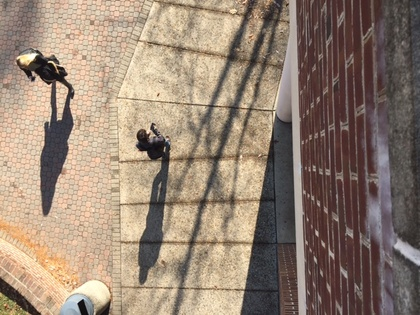
%> input picture 1.JPG, 420 x 315 px, shrunk from 640 x 480 before the run
$ octave backgroundsubtraction.m   (GNU Octave 9; MATLAB toolbox functions it lacks are replaced by stand-ins)
%> lines starting %> are read from the running program, lines starting %| are printed output that depends on the picture; in (x1, y1, x2, y2) boxes, pixels count from 0 and x2, y2 are one past the last pixel; in counts of white or black regions, pixels touching at a corner belong together; the program's own positions count from 1
### backsub.m
function [ output_args ] = backsub( iarray,t )
%performs background subtraction,erosion,bwlabel
[sizeb,sizea] = size(iarray);
curr = iarray{1};
for s=2:sizea
    diff = abs(curr-iarray{s});
    result = thres(diff,t);
end


imshow(iarray{end});
figure

se = offsetstrel('ball',5,5);
erodedI = imerode(result,se);
%h = fspecial('average',11);
erodedI = medfilt2(imerode(erodedI,se));
[c,num_heads] = bwlabel(erodedI);
imshow(c);
num_heads


end

### thres.m
function [ sub ] = thres( sub,t )
[r,c] = size(sub);
for row=1:r
    for col=1:c
        if abs(sub(row,col)) >t
            sub(row,col) = 255;
        else
            sub(row,col) = 0;
        end
    end
end


end

### backgroundsubtraction.m
%Performs background subtraction,erosion, median filter, labels connected
%components

%Outside kirkbride
one = rgb2gray(imread('1.JPG'));
%> one: size 315x420 uint8; min 5, max 254, mean 134.7
two = rgb2gray(imread('2.JPG'));
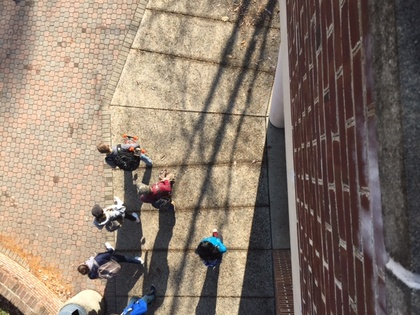
%> input picture 2.JPG, 420 x 315 px, shrunk from 640 x 480 before the run
%> two: size 315x420 uint8; min 8, max 255, mean 125.1
three = rgb2gray(imread('3.JPG'));
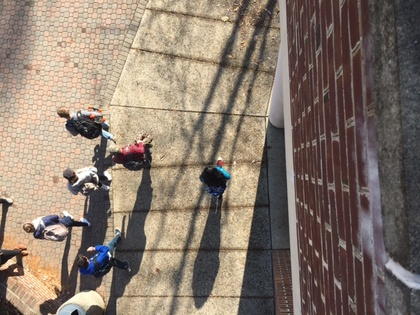
%> input picture 3.JPG, 420 x 315 px, shrunk from 640 x 480 before the run
%> three: size 315x420 uint8; min 8, max 255, mean 124.3
four = rgb2gray(imread('4.JPG'));
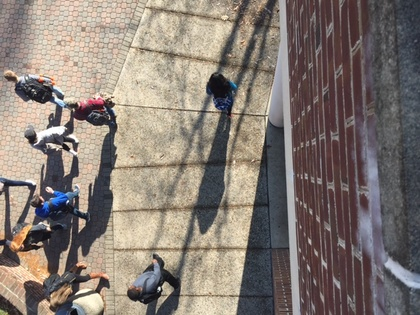
%> input picture 4.JPG, 420 x 315 px, shrunk from 640 x 480 before the run
%> four: size 315x420 uint8; min 9, max 255, mean 124.9
five = rgb2gray(imread('5.JPG'));
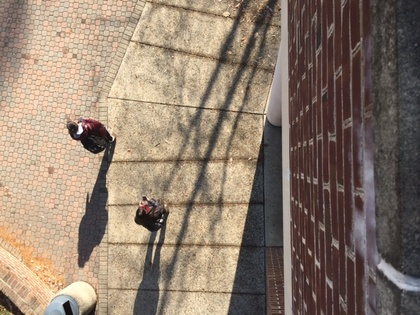
%> input picture 5.JPG, 420 x 315 px, shrunk from 640 x 480 before the run
%> five: size 315x420 uint8; min 9, max 255, mean 128.6

iarray ={one,two,three,four,five};
%> iarray = 5 items

backsub(iarray,60);
%> the loop in backsub, `for s=2:sizea` made 4 passes
%> pass 1, in backsub, `result = thres(diff,t);`:
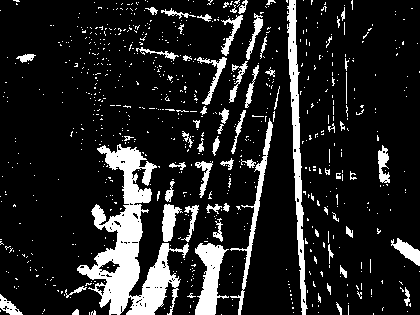
%> result: size 315x420 uint8; 14% white; 774 white regions (710 under 20 px), largest, box (x1, y1, x2, y2) and area: (77, 144, 189, 315) 6760, (287, 0, 308, 315) 2125, (195, 243, 229, 315) 1340
%> in backsub, `erodedI = imerode(result,se);`: erodedI: size 315x420 uint8; values 0 (black) and 250 (white), 1.2% white; 13 white regions (6 under 20 px), largest, box (x1, y1, x2, y2) and area: (82, 183, 103, 258) 727, (84, 126, 108, 149) 318, (138, 292, 154, 315) 282
%> in backsub, `erodedI = medfilt2(imerode(erodedI,se));`: erodedI: size 315x420 uint8; values 0 (black) and 245 (white), 0.18% white; 3 white regions, box (x1, y1, x2, y2) and area: (88, 212, 98, 238) 132, (91, 135, 101, 143) 55, (143, 298, 149, 315) 50
%> in backsub, `[c,num_heads] = bwlabel(erodedI);`: c: size 315x420 double; 4 distinct labels, from 0 to 3
%> in backsub, `[c,num_heads] = bwlabel(erodedI);`: num_heads = 3

%Inside Smith
one = imrotate(rgb2gray(imread('s1.JPG')),90);
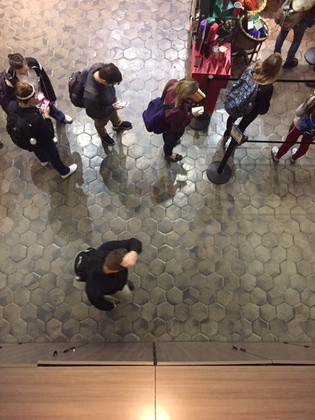
%> input picture s1.JPG, 315 x 420 px, shrunk from 480 x 640 before the run
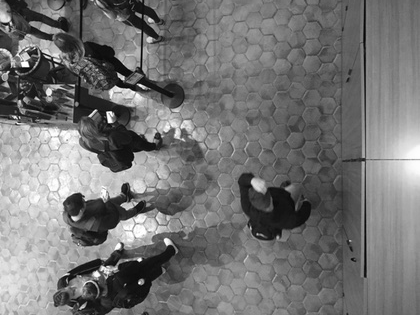
%> one: size 315x420 uint8; min 1, max 255, mean 115.9
%> (the run ends here)
